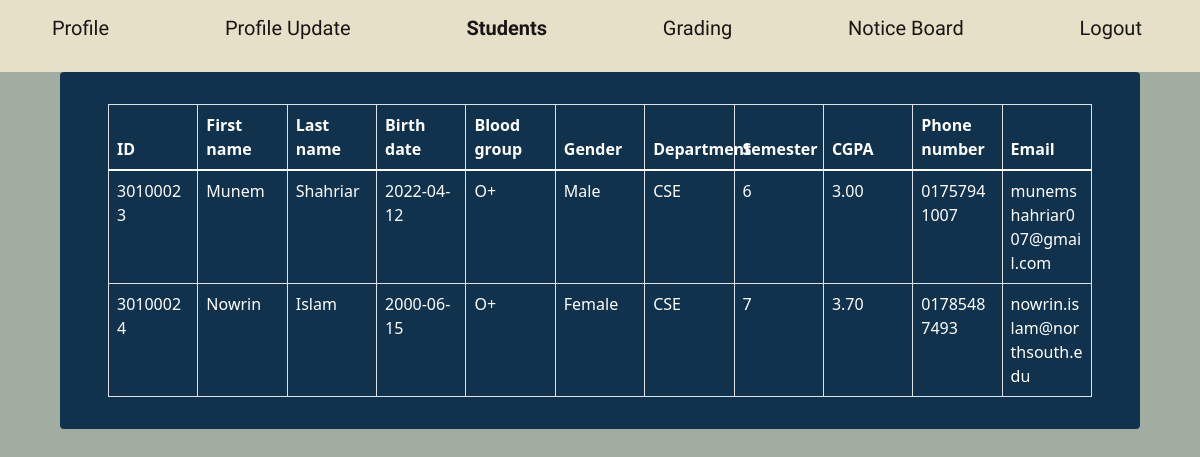
The page /teacher_section.php on the database its author committed.
### tables this page shows
CREATE TABLE `student_user` (
  `id` int(11) NOT NULL,
  `fname` varchar(40) NOT NULL,
  `lname` varchar(40) DEFAULT NULL,
  `birth_date` date DEFAULT NULL,
  `studentphone` varchar(20) DEFAULT NULL,
  `studentemail` varchar(100) DEFAULT NULL,
  `dept` char(3) DEFAULT NULL,
  `semester` char(1) DEFAULT NULL,
  `cgpa` decimal(3,2) DEFAULT NULL,
  `blood_group` char(3) DEFAULT NULL,
  `addr` varchar(255) DEFAULT NULL,
  `studentgender` varchar(6) NOT NULL,
  `studentnid` int(20) NOT NULL,
  `studentbirth_cert` int(20) NOT NULL,
  `studentuser` varchar(100) DEFAULT NULL,
  `studentpass` varchar(100) DEFAULT NULL,
  `added_by` varchar(40) NOT NULL
);

### teacher_section.php (the view, shortened to what this page needs)
<?php
    require_once('configure.php');
?>
<!DOCTYPE html>
<html lang="en">
<head>
    <link href="https://cdn.jsdelivr.net/npm/bootstrap@5.1.3/dist/css/bootstrap.min.css" rel="stylesheet"
>
    <link rel="stylesheet" href="navfont.css">
    <link rel="stylesheet" href="teacher.css">
</head>
<body>
    <header>
        <nav class="navbar navbar-light">
            <div class="container">
                <a class="navbar-brand" href="teacher_profile.php">
                    <p>&nbsp; Profile</p>
                </a>
                <a class="navbar-brand" href="teacher_profile_update.php">
                    <p>&nbsp; Profile Update</p>
                </a>
                <a class="navbar-brand fw-bolder" href="teacher_section.php">
                    <p>&nbsp; Students</p>
                </a>
                <a class="navbar-brand" href="teacher_grading.php">
                    <p>&nbsp; Grading</p>
                </a>
                <a class="navbar-brand" href="teacher_notice.php">
                    <p>&nbsp; Notice Board</p>
                </a>
                <a class="navbar-brand" href="teacher_logout.php">
                    <p>&nbsp; Logout</p>
                </a>
            </div>
        </nav>
    </header>
    <main class="mx-auto border border-0 rounded rounded-2 text-white px-5 pb-3 pt-3" style="width: 90%;">
        <table class="table text-white table-bordered mt-3 customtable">
            <thead>
                <th>ID </th>
                <th>First name </th>
                <th>Last name </th>
                <th>Birth date </th>
                <th>Blood group </th>
                <th>Gender </th>
                <th>Department </th>
                <th>Semester </th>
                <th>CGPA </th>
                <th>Phone number </th>
                <th>Email </th>
            </thead>
            <tbody>
                <?php
                $select = mysqli_query($con, "SELECT * FROM student_user");
            while($row = mysqli_fetch_array($select))
            {
                echo "<tr>
                    <td>" . $row['id'] . "</td>
                    <td>" . ucwords($row['fname']) . "</td>
                    <td>" . ucwords($row['lname']) . "</td>
                    <td>" . $row['birth_date'] . "</td>
                    <td>" . $row['blood_group'] . "</td>
                    <td>" . $row['studentgender'] . "</td>
                    <td>" . $row['dept'] . "</td>
                    <td>" . $row['semester'] . "</td>
                    <td>" . $row['cgpa'] . "</td>
                    <td>" . $row['studentphone'] . "</td>
                    <td>" . $row['studentemail'] . "</td>
                </tr>";
            }
        ?>
            </tbody>
        </table>
    </main>
</body>
</html>

### teacher.css (style rules this page uses)
body { background-color: #a2ada1; }
nav { background-color: #E7E0C9; }
main { background-color: #11324D; }

### teacher_section.php (style rules this page uses)
.customtable { table-layout: fixed; }
td { word-wrap: break-word; }

### rows shown on the page
student_user: id "30100023", fname "Munem", lname "Shahriar", birth_date "2022-04-12", blood_group "O+", studentgender "Male", dept "CSE", semester "6", cgpa "3.00", studentphone "01757941007", studentemail "munemshahriar007@gmail.com"
student_user: id "30100024", fname "Nowrin", lname "Islam", birth_date "2000-06-15", blood_group "O+", studentgender "Female", dept "CSE", semester "7", cgpa "3.70", studentphone "01785487493", studentemail "nowrin.islam@northsouth.edu"
